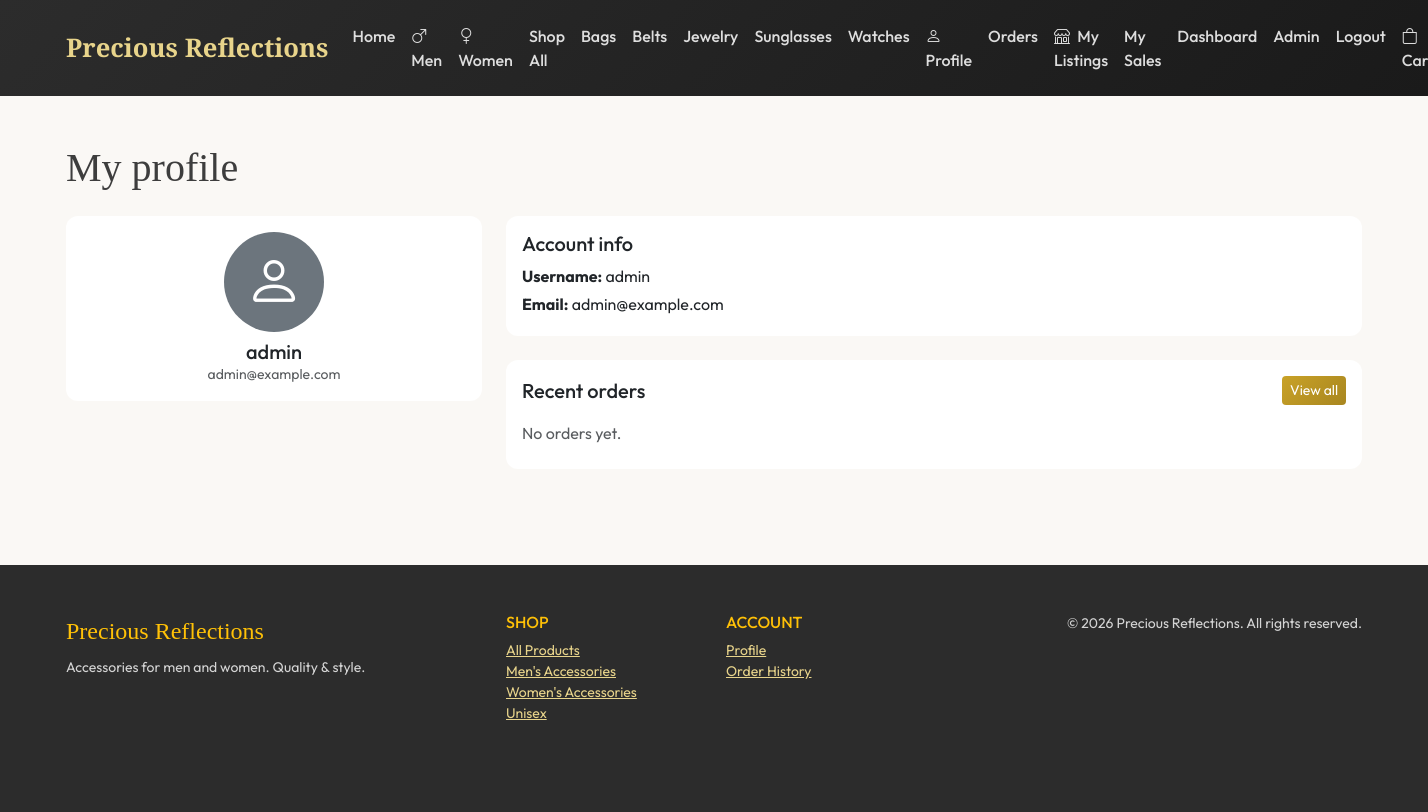
Page /accounts/profile/ (signed in) on the earlier database version.
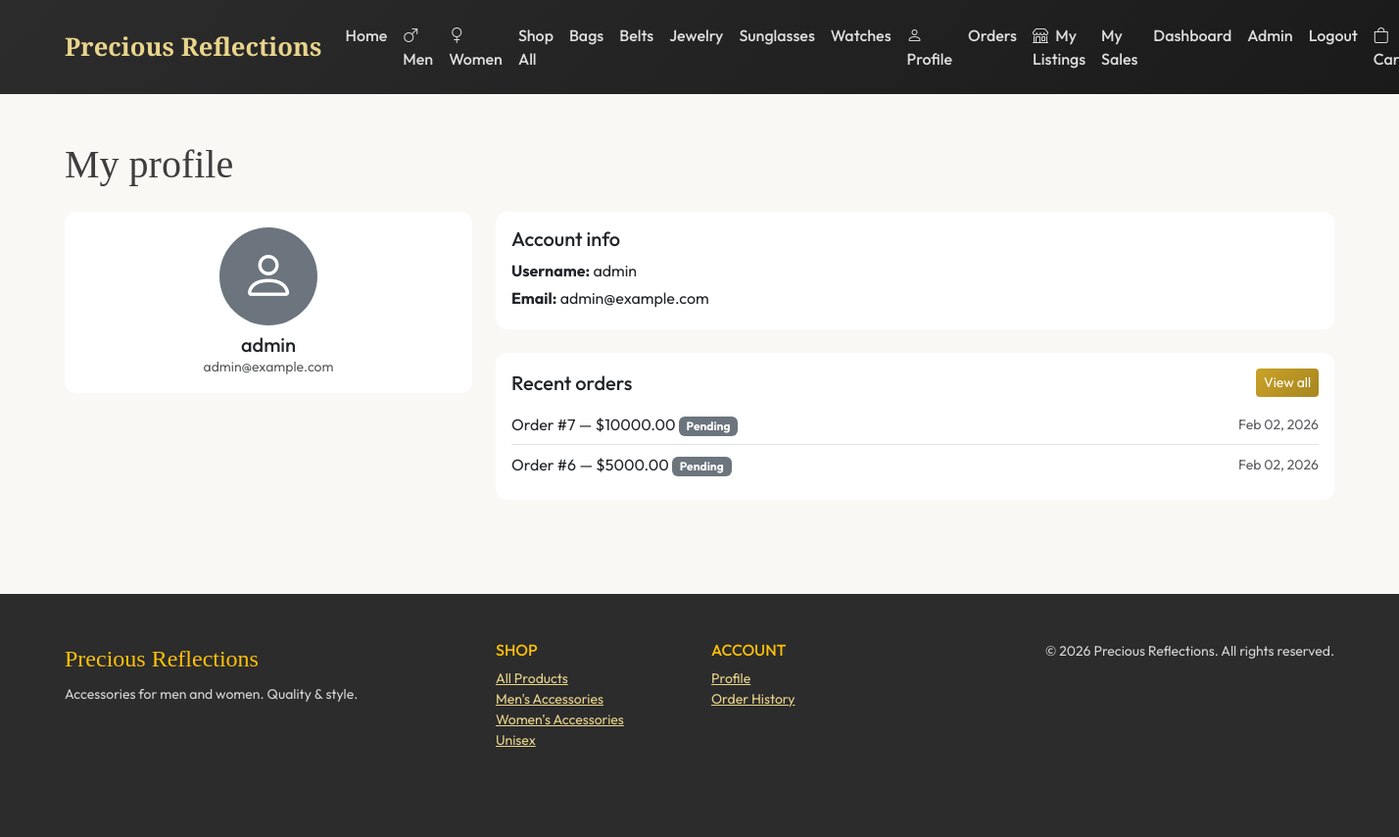
Same page on the later database version.
### store/models.py (models this page shows, shortened)
class Category(models.Model):
    name = models.CharField(max_length=100)
    slug = models.SlugField(unique=True, max_length=100)
    description = models.TextField(blank=True)
    image = models.ImageField(upload_to='categories/', blank=True, null=True)
    created_at = models.DateTimeField(auto_now_add=True)
    class Meta:
        verbose_name_plural = 'Categories'
        ordering = ['name']

class Order(models.Model):
    STATUS_CHOICES = [
        ('P', 'Pending'),
        ('C', 'Confirmed'),
        ('S', 'Shipped'),
        ('D', 'Delivered'),
        ('X', 'Cancelled'),
    ]
    user = models.ForeignKey(settings.AUTH_USER_MODEL, on_delete=models.CASCADE, related_name='orders', null=True, blank=True)
    email = models.EmailField()
    first_name = models.CharField(max_length=100)
    last_name = models.CharField(max_length=100)
    address = models.CharField(max_length=255)
    city = models.CharField(max_length=100)
    postal_code = models.CharField(max_length=20)
    country = models.CharField(max_length=100)
    phone = models.CharField(max_length=30, blank=True)
    status = models.CharField(max_length=1, choices=STATUS_CHOICES, default='P')
    total = models.DecimalField(max_digits=10, decimal_places=2, default=0)
    created_at = models.DateTimeField(auto_now_add=True)
    updated_at = models.DateTimeField(auto_now=True)
    class Meta:
        ordering = ['-created_at']

### accounts/views.py (the view)
# urls.py: path('profile/', views.profile_view, name='profile'),
@login_required
def profile_view(request):
    profile, _ = UserProfile.objects.get_or_create(user=request.user)
    orders = request.user.orders.all()[:20]
    return render(request, 'accounts/profile.html', {'profile': profile, 'orders': orders})

### store/context_processors.py (called while the page is built)
def cart_count(request):
    count = 0
    if request.session.get('cart'):
        for item in request.session['cart'].values():
            count += item.get('quantity', 0)
    return {'cart_count': count}

def categories_nav(request):
    from .models import Category
    categories = Category.objects.all()[:10]
    return {'nav_categories': categories}

### templates/accounts/profile.html (shortened to what this page needs)
{% extends 'base.html' %}
{% load static %}
{% block content %}
<div class="container py-4">
  <h1 class="font-serif mb-4">My profile</h1>
  <div class="row">
    <div class="col-md-4 mb-4">
      <div class="card">
        <div class="card-body text-center">
          {% if profile.avatar %}
          <img src="{{ profile.avatar.url }}" alt="Avatar" class="rounded-circle mb-2" style="width: 100px; height: 100px; object-fit: cover;">
          {% else %}
          <div class="rounded-circle bg-secondary d-inline-flex align-items-center justify-content-center text-white mb-2" style="width: 100px; height: 100px;"><i class="bi bi-person display-4"></i></div>
          {% endif %}
          <h5 class="mb-0">{{ user.get_full_name|default:user.username }}</h5>
          <p class="text-muted small mb-0">{{ user.email|default:user.username }}</p>
        </div>
      </div>
    </div>
    <div class="col-md-8">
      <div class="card mb-4">
        <div class="card-body">
          <h5 class="card-title">Account info</h5>
          <p class="mb-1"><strong>Username:</strong> {{ user.username }}</p>
          {% if user.email %}<p class="mb-1"><strong>Email:</strong> {{ user.email }}</p>{% endif %}
        </div>
      </div>
      <div class="card">
        <div class="card-body">
          <h5 class="card-title d-flex justify-content-between align-items-center">
            Recent orders
            <a href="{% url 'accounts:order_history' %}" class="btn btn-gold btn-sm">View all</a>
          </h5>
          <ul class="list-group list-group-flush">
            {% for order in orders %}
            <li class="list-group-item d-flex justify-content-between align-items-center px-0">
              <span>Order #{{ order.id }} — ${{ order.total }} <span class="badge bg-secondary">{{ order.get_status_display }}</span></span>
              <span class="text-muted small">{{ order.created_at|date:"M d, Y" }}</span>
            </li>
            {% empty %}
            <li class="list-group-item text-muted px-0">No orders yet.</li>
            {% endfor %}
          </ul>
        </div>
      </div>
    </div>
  </div>
</div>
{% endblock %}

### templates/base.html (shortened to what the changed rows need)
{% load static %}
<!DOCTYPE html>
<html lang="en">
<head>
  <link href="https://cdn.jsdelivr.net/npm/bootstrap@5.3.2/dist/css/bootstrap.min.css" rel="stylesheet">
  <link rel="stylesheet" href="https://cdn.jsdelivr.net/npm/bootstrap-icons@1.11.1/font/bootstrap-icons.css">
</head>
<body>
  <nav class="navbar navbar-expand-lg navbar-dark py-3">
    <div class="container">
      <div class="collapse navbar-collapse" id="nav">
        <ul class="navbar-nav me-auto">
          {% for cat in nav_categories %}
          <li class="nav-item"><a class="nav-link" href="{% url 'store:shop' %}?category={{ cat.slug }}">{{ cat.name }}</a></li>
          {% endfor %}
        </ul>
      </div>
    </div>
  </nav>
  <main class="py-4">
    {% block content %}{% endblock %}
  </main>
</body>
</html>

Differences in the rows shown:
added Order: id "7", total "10000.00", status "Pending", created_at "Feb 02, 2026"
added Order: id "6", total "5000.00", status "Pending", created_at "Feb 02, 2026"
Other differences:
text no longer shown: "No orders yet."
